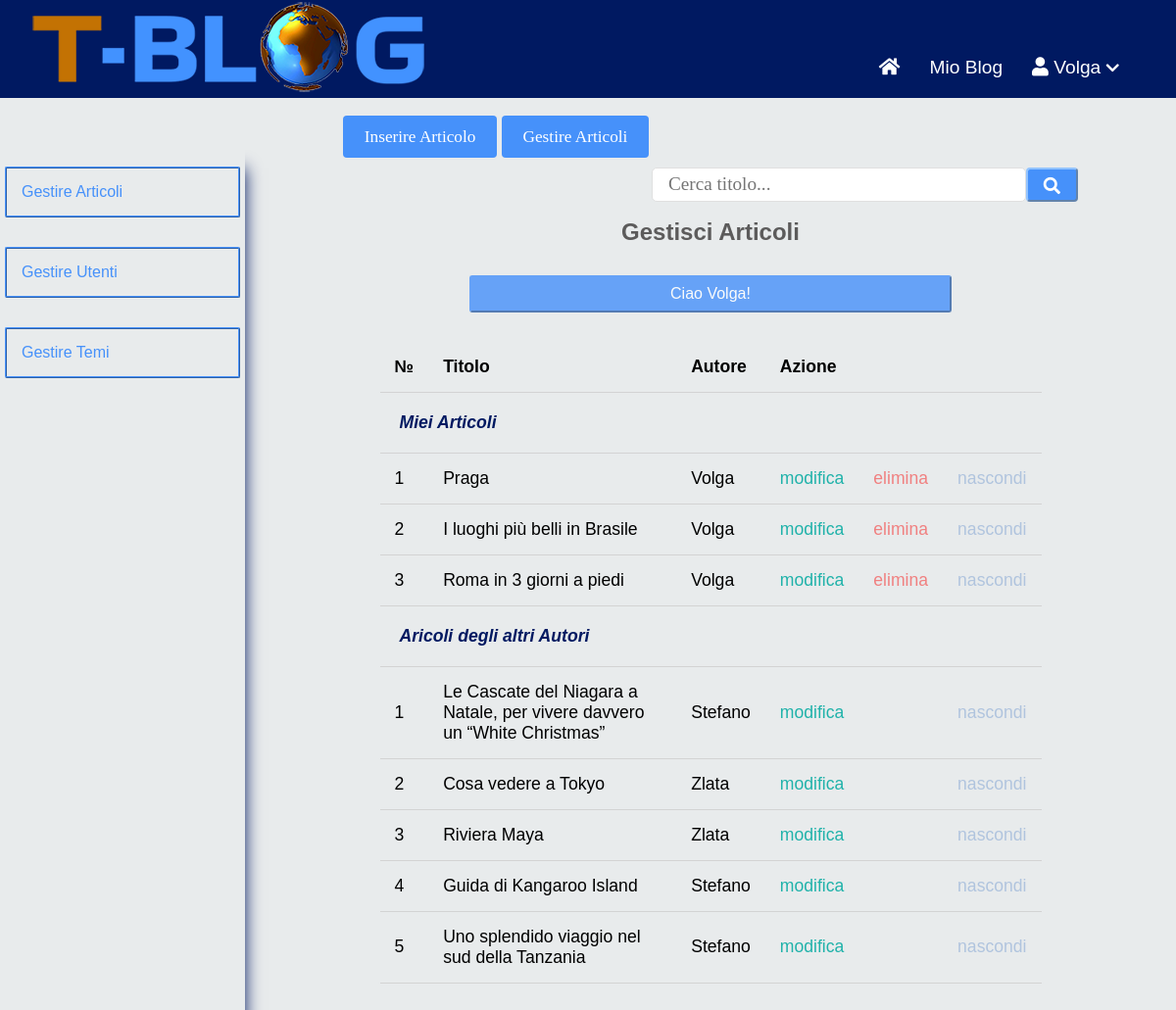
/tblog/dashboard/posts/index.php (signed in), run on the app's committed database.
### tables this page shows
CREATE TABLE `posts` (
  `id` int(11) NOT NULL,
  `user_id` int(11) NOT NULL,
  `topic_id` int(11) DEFAULT NULL,
  `title` varchar(255) NOT NULL,
  `image` varchar(255) NOT NULL,
  `body` text NOT NULL,
  `published` tinyint(4) NOT NULL,
  `created_at` datetime NOT NULL DEFAULT current_timestamp()
);

CREATE TABLE `users` (
  `id` int(11) NOT NULL,
  `admin` tinyint(4) NOT NULL,
  `username` varchar(255) NOT NULL,
  `email` varchar(255) NOT NULL,
  `phone` varchar(255) NOT NULL,
  `password` varchar(255) NOT NULL,
  `created_at` timestamp NOT NULL DEFAULT current_timestamp()
);

### tblog/app/database/db.php (called while the page is built, shortened)
<?php
require('connect.php');
function getPostsWhithUsername()
{
	global $conn;
	$sql = "SELECT
				p.*, u.username
			FROM posts AS p
			JOIN users AS u
			ON p.user_id=u.id
			ORDER BY p.created_at DESC";
	$stmt = $conn->prepare($sql);
	$stmt->execute();
	$records = $stmt->get_result()->fetch_all(MYSQLI_ASSOC);
	return $records;
}
function getUserPosts($userId)
{
	global $conn;
	$sql = "SELECT
				p.*, u.username
			FROM posts AS p
			JOIN users AS u
			ON p.user_id=u.id
			WHERE p.user_id = $userId
			ORDER BY p.created_at DESC";
	$stmt = $conn->prepare($sql);
	$stmt->execute();
	$records = $stmt->get_result()->fetch_all(MYSQLI_ASSOC);
	return $records;
}
function getOthersPosts($userId)
{
	global $conn;
	$sql = "SELECT
				p.*, u.username
			FROM posts AS p
			JOIN users AS u
			ON p.user_id=u.id
			WHERE p.user_id != $userId
			AND p.published=1
			ORDER BY p.created_at DESC";
	$stmt = $conn->prepare($sql);
	$stmt->execute();
	$records = $stmt->get_result()->fetch_all(MYSQLI_ASSOC);
	return $records;
}
?>

### tblog/app/controllers/posts.php (called while the page is built, shortened)
<?php
include(ROOT_PATH . "/app/database/db.php");
$posts = getPostsWhithUsername();
?>

### tblog/dashboard/posts/index.php (the view, shortened to what this page needs)
<?php include("../../path.php");
include(ROOT_PATH . "/app/controllers/posts.php");
$u_Id = $_SESSION['id'];
$userPosts = getUserPosts($u_Id);
$othersPosts = getOthersPosts($u_Id);
?>
<!DOCTYPE html>
<html lang="it">
    <head>
        <link rel="stylesheet" href="https://use.fontawesome.com/releases/v5.7.2/css/all.css"
>
        <link rel="stylesheet" href="../../assets/css/style.css">
    </head>
    <body>
        <?php include(ROOT_PATH . "/app/includes/dashboard_header.php");?>
        <div class="admin-wrapper">
            <?php include(ROOT_PATH . "/app/includes/left_sidebar.php");?>
            <div class="admin-content">
                <div class="btn_item_d">
                    <div class="button-group">
                        <a href="create.php" class="btn btn-big">Inserire Articolo</a>
                        <a href="index.php" class="btn btn-big">Gestire Articoli</a>
                    </div>
                    <div class="section search">
                        <form action="index.php" method="post">
                            <div class="search_btn" id="dash_search">
                                <input type="text" name="search-term" class="text-input" minlength="3" maxlength="20"placeholder="Cerca titolo...">
                                <button  type="submit" class="btn main btn"><i class="fas fa-search"></i></button>
                            </div>
                        </form>
                    </div>
                </div>
            <div class="content">
                <h2 class="page-title" id="dashboard_admin">Gestisci Articoli</h2>
                <?php include(ROOT_PATH . "/app/includes/messages.php"); ?>
                <table>
                    <thead>
                        <th>&#8470;</th>
                        <th>Titolo</th>
                        <th>Autore</th>
                        <th colspan="3">Azione</th>
                    </thead>
                    <th class="tb_colspan" colspan="6"><h4><i>Miei Articoli</i></h4></th>
                    <tbody>
                        <?php foreach ($userPosts as $key => $post): ?>
                            <tr>
                                <td><?php echo $key+1; ?></td>
                                <td><?php echo $post['title']; ?></td>
                                <td><?php echo $post['username']; ?></td>
                                <td><a href="edit.php? id=<?php echo $post['id']; ?>" class="edit">modifica</a></td>
                                <td><a href="edit.php? delete_id=<?php echo $post['id']; ?>" class="delete">elimina</a></td>
                                <?php if ($post['published']): ?>
                                    <td><a href="edit.php?published=0&p_id=<?php echo $post['id'] ?>" class="unpublish">nascondi</a></td>
                                <?php else: ?>
                                    <td><a href="edit.php?published=1&p_id=<?php echo $post['id'] ?>" class="publish">pubblica</a></td>
                                <?php endif; ?>
                            </tr>
                        <?php endforeach ?>
                    </tbody>
                    <th class="tb_colspan" colspan="6"><h4><i>Aricoli degli altri Autori</i></h4></th>
                    <tbody>
                        <?php foreach ($othersPosts as $key => $post): ?>
                            <tr>
                                <td><?php echo $key+1; ?></td>
                                <td><?php echo $post['title']; ?></td>
                                <td><?php echo $post['username']; ?></td>
                                <td><a href="edit.php? id=<?php echo $post['id']; ?>" class="edit">modifica</a></td>
                                <td></td>
                                <?php if ($post['published']): ?>
                                    <td><a href="edit.php?published=0&p_id=<?php echo $post['id'] ?>" class="unpublish">nascondi</a></td>
                                <?php else: ?>
                                    <td><a href="edit.php?published=1&p_id=<?php echo $post['id'] ?>" class="publish">pubblica</a></td>
                                <?php endif; ?>
                            </tr>
                        <?php endforeach ?>
                    </tbody>
                </table>
            </div>
        </div>
    </body>
</html>

### tblog/assets/css/style.css (style rules this page uses)
* { box-sizing: border-box; }
html, body { height: 100%; padding: 0px; margin: 0px; background: #E8EBEC; font-family: sans-serif; }
h2, h3, h4, h5, h6 { color: #5c5b5b; margin: 5px; }
a { text-decoration: none; color: inherit; }
.btn { padding: .5rem 1rem; background: #4691fa; color: white; border: 1px solid transparent; border-radius: .25rem; font-size: 1.08em; font-family: serif; }
.btn-big { padding: .7rem 1.3rem; line-height: 1.3rem; }
.text-input { padding: .7rem 1rem; display: block; width: 100%; border-radius: 5px; border: 1px solid #e0e0e0; outline: none; color: #444; line-height: 1.5rem; font-size: 1.2em; font-family: serif; }
.content { width: 90%; margin: 30px auto 30px; }
.btn.main { border: 2px outset #93C4FF; }
.search_btn { display: flex; }
.search_btn .text-input { flex: 9.9; }
.admin-wrapper { display: flex; height: calc(100% - 140px); margin-top: 40px; }
.admin-wrapper .admin-content { flex: 7.5; height: calc(100% + 40px); padding: 30px 100px 100px; overflow-y: scroll; margin-top: -40px; }
#dash_search { width: 58%; padding-top: 20px; float:right; height: 55px; }
.admin-content .page-title { text-align: center; margin-bottom: 1.5rem; }
#dashboard_admin { margin-top: 3em; }
table { width: 100%; border-collapse: collapse; font-size: 1.1rem; }
th, td { padding: 15px; text-align: left; border-bottom: 1px solid #d3d3d3; }
.tb_colspan h4 { color: #001961; }
.edit { color:lightseagreen; }
.delete { color: lightcoral; }
.unpublish, .user { color: lightsteelblue; }
form div { margin-bottom: 15px; }

### data on the page
posts: title "Praga", user.username "Volga"
posts: title "I luoghi più belli in Brasile", user.username "Volga"
posts: title "Roma in 3 giorni a piedi", user.username "Volga"
posts: title "Le Cascate del Niagara a Natale, per vivere davvero un “White Christmas”", user.username "Stefano"
posts: title "Cosa vedere a Tokyo", user.username "Zlata"
posts: title "Riviera Maya", user.username "Zlata"
posts: title "Guida di Kangaroo Island", user.username "Stefano"
posts: title "Uno splendido viaggio nel sud della Tanzania", user.username "Stefano"

### other printed values
$_SESSION['username'] "Volga"
$_SESSION['message'] "Ciao"
